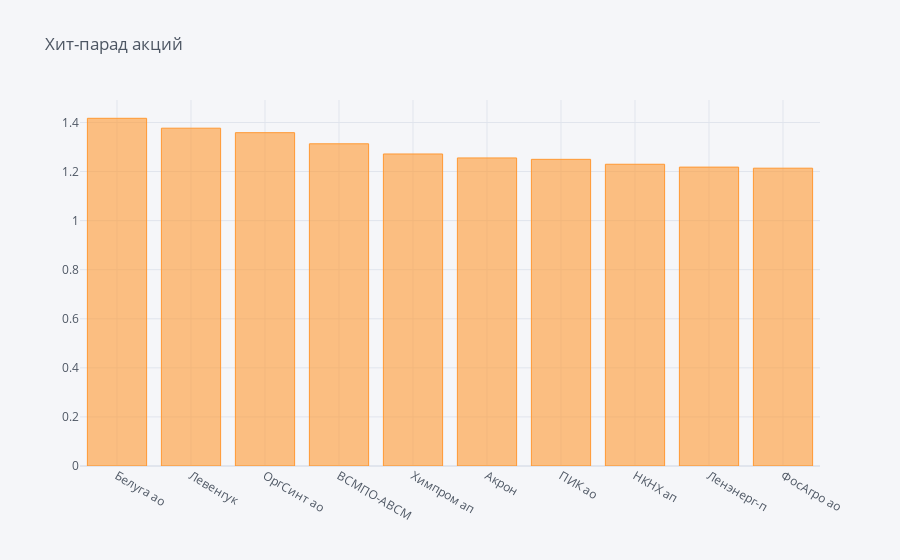

The code cell stored with this chart in its notebook:
### Code cell
hit_parad.head(10).set_index('STOCK_NAME')['YEARLY_AVG_INCR_OVER_INFL'].iplot(kind = 'bar',
                                                                  title = 'Хит-парад акций')

### Figure 1 — Plotly figure (JSON) as saved in the notebook; plotly's stock layout.template omitted (floating-point values rounded to 4 significant figures)
{"data": [{"marker": {"color": "rgba(255, 153, 51, 0.6)", "line": {"color": "rgba(255, 153, 51, 1.0)", "width": 1}}, "name": "YEARLY_AVG_INCR_OVER_INFL", "orientation": "v", "text": "", "type": "bar", "x": ["Белуга ао", "Левенгук", "ОргСинт ао", "ВСМПО-АВСМ", "Химпром ап", "Акрон", "ПИК ао", "НКНХ ап", "Ленэнерг-п", "ФосАгро ао"], "y": [1.417, 1.377, 1.358, 1.313, 1.272, 1.255, 1.25, 1.23, 1.218, 1.214]}], "layout": {"legend": {"bgcolor": "#F5F6F9", "font": {"color": "#4D5663"}}, "paper_bgcolor": "#F5F6F9", "plot_bgcolor": "#F5F6F9", "title": {"font": {"color": "#4D5663"}, "text": "Хит-парад акций"}, "xaxis": {"gridcolor": "#E1E5ED", "showgrid": true, "tickfont": {"color": "#4D5663"}, "title": {"font": {"color": "#4D5663"}, "text": ""}, "zerolinecolor": "#E1E5ED"}, "yaxis": {"gridcolor": "#E1E5ED", "showgrid": true, "tickfont": {"color": "#4D5663"}, "title": {"font": {"color": "#4D5663"}, "text": ""}, "zerolinecolor": "#E1E5ED"}}}
